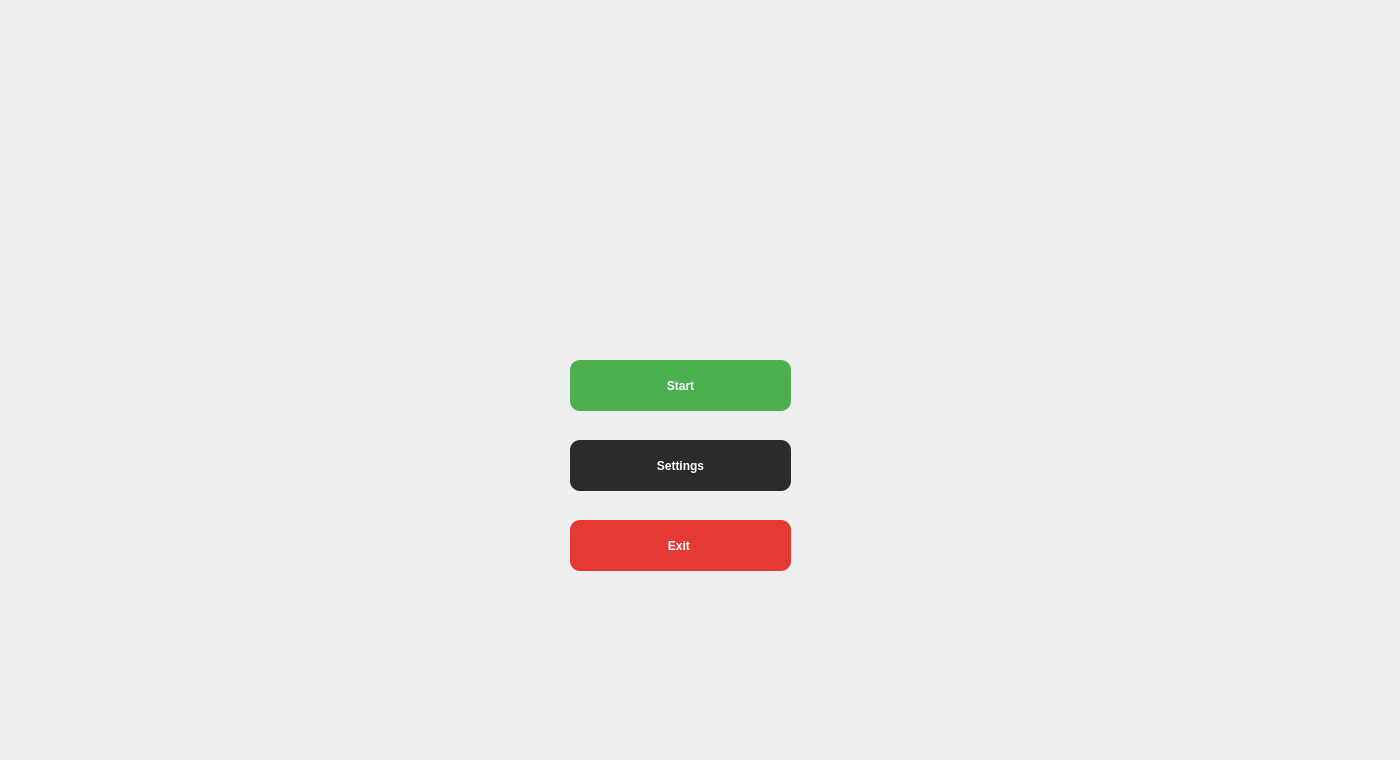
<?xml version="1.0" encoding="UTF-8"?>
<ui version="4.0">
 <class>MainWindow</class>
 <widget class="QMainWindow" name="MainWindow">
  <property name="geometry">
   <rect>
    <x>0</x>
    <y>0</y>
    <width>1400</width>
    <height>760</height>
   </rect>
  </property>
  <property name="windowTitle">
   <string>MainWindow</string>
  </property>
  <widget class="QWidget" name="centralwidget">
   <widget class="QPushButton" name="Start">
    <property name="geometry">
     <rect>
      <x>570</x>
      <y>360</y>
      <width>221</width>
      <height>51</height>
     </rect>
    </property>
    <property name="styleSheet">
     <string notr="true">QPushButton {
    background-color: #4CAF50;
    color: white;
    border: none;
    border-radius: 10px;
    padding: 8px;
    font-weight: bold;
}

QPushButton:hover {
    background-color: #66bb6a;
}

QPushButton:pressed {
    background-color: #388E3C;
}</string>
    </property>
    <property name="text">
     <string>Start</string>
    </property>
   </widget>
   <widget class="QPushButton" name="Exit">
    <property name="geometry">
     <rect>
      <x>570</x>
      <y>520</y>
      <width>221</width>
      <height>51</height>
     </rect>
    </property>
    <property name="styleSheet">
     <string notr="true">QPushButton {
    background-color: #e53935;
    color: white;
    border: none;
    border-radius: 10px;
    padding: 8px;
    font-weight: bold;
}

QPushButton:hover {
    background-color: #ef5350;
}

QPushButton:pressed {
    background-color: #c62828;
}</string>
    </property>
    <property name="text">
     <string>Exit </string>
    </property>
   </widget>
   <widget class="QPushButton" name="Settings">
    <property name="geometry">
     <rect>
      <x>570</x>
      <y>440</y>
      <width>221</width>
      <height>51</height>
     </rect>
    </property>
    <property name="styleSheet">
     <string notr="true">QPushButton {
    background-color: #2b2b2b;
    color: white;
    border: none;
    border-radius: 10px;
    padding: 8px;
    font-weight: bold;
}

QPushButton:hover {
    background-color: #404040;
}

QPushButton:pressed {
    background-color: #1a1a1a;
}</string>
    </property>
    <property name="text">
     <string>Settings</string>
    </property>
   </widget>
   <widget class="QLabel" name="label">
    <property name="geometry">
     <rect>
      <x>0</x>
      <y>0</y>
      <width>1400</width>
      <height>680</height>
     </rect>
    </property>
    <property name="layoutDirection">
     <enum>Qt::LayoutDirection::LeftToRight</enum>
    </property>
    <property name="text">
     <string/>
    </property>
   </widget>
   <zorder>label</zorder>
   <zorder>Start</zorder>
   <zorder>Exit</zorder>
   <zorder>Settings</zorder>
  </widget>
  <widget class="QMenuBar" name="menubar">
   <property name="geometry">
    <rect>
     <x>0</x>
     <y>0</y>
     <width>1400</width>
     <height>25</height>
    </rect>
   </property>
  </widget>
 </widget>
 <resources/>
 <connections>
  <connection>
   <sender>Settings</sender>
   <signal>clicked()</signal>
   <receiver>Settings</receiver>
   <slot>showMenu()</slot>
   <hints>
    <hint type="sourcelabel">
     <x>680</x>
     <y>490</y>
    </hint>
    <hint type="destinationlabel">
     <x>680</x>
     <y>490</y>
    </hint>
   </hints>
  </connection>
 </connections>
</ui>
